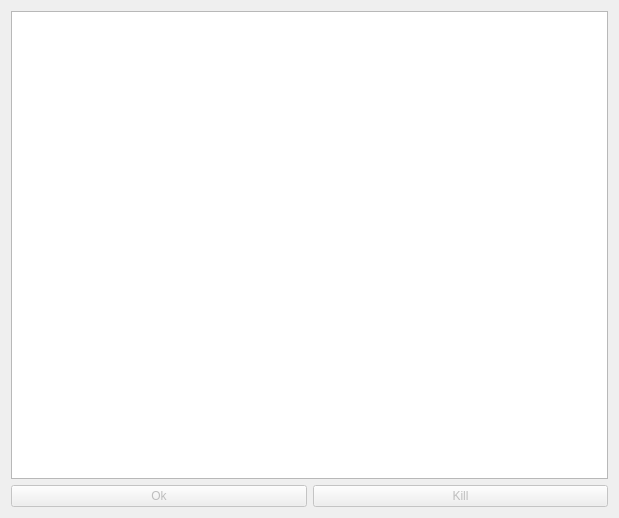
<?xml version="1.0" encoding="UTF-8"?>
<ui version="4.0">
 <class>awb_runlog</class>
 <widget class="QDialog" name="awb_runlog">
  <property name="geometry">
   <rect>
    <x>0</x>
    <y>0</y>
    <width>619</width>
    <height>518</height>
   </rect>
  </property>
  <property name="windowTitle">
   <string>RunLog</string>
  </property>
  <layout class="QVBoxLayout" name="verticalLayout">
   <item>
    <widget class="QTextEdit" name="Log1"/>
   </item>
   <item>
    <layout class="QHBoxLayout">
     <property name="spacing">
      <number>6</number>
     </property>
     <property name="margin">
      <number>0</number>
     </property>
     <item>
      <widget class="QPushButton" name="Ok">
       <property name="enabled">
        <bool>false</bool>
       </property>
       <property name="text">
        <string>Ok</string>
       </property>
      </widget>
     </item>
     <item>
      <widget class="QPushButton" name="Kill">
       <property name="enabled">
        <bool>false</bool>
       </property>
       <property name="text">
        <string>Kill</string>
       </property>
      </widget>
     </item>
    </layout>
   </item>
  </layout>
 </widget>
 <layoutdefault spacing="6" margin="11"/>
 <pixmapfunction>qPixmapFromMimeSource</pixmapfunction>
 <resources/>
 <connections>
  <connection>
   <sender>Kill</sender>
   <signal>clicked()</signal>
   <receiver>awb_runlog</receiver>
   <slot>Kill_clicked()</slot>
   <hints>
    <hint type="sourcelabel">
     <x>20</x>
     <y>20</y>
    </hint>
    <hint type="destinationlabel">
     <x>20</x>
     <y>20</y>
    </hint>
   </hints>
  </connection>
  <connection>
   <sender>Ok</sender>
   <signal>clicked()</signal>
   <receiver>awb_runlog</receiver>
   <slot>Ok_clicked()</slot>
   <hints>
    <hint type="sourcelabel">
     <x>20</x>
     <y>20</y>
    </hint>
    <hint type="destinationlabel">
     <x>20</x>
     <y>20</y>
    </hint>
   </hints>
  </connection>
 </connections>
</ui>
